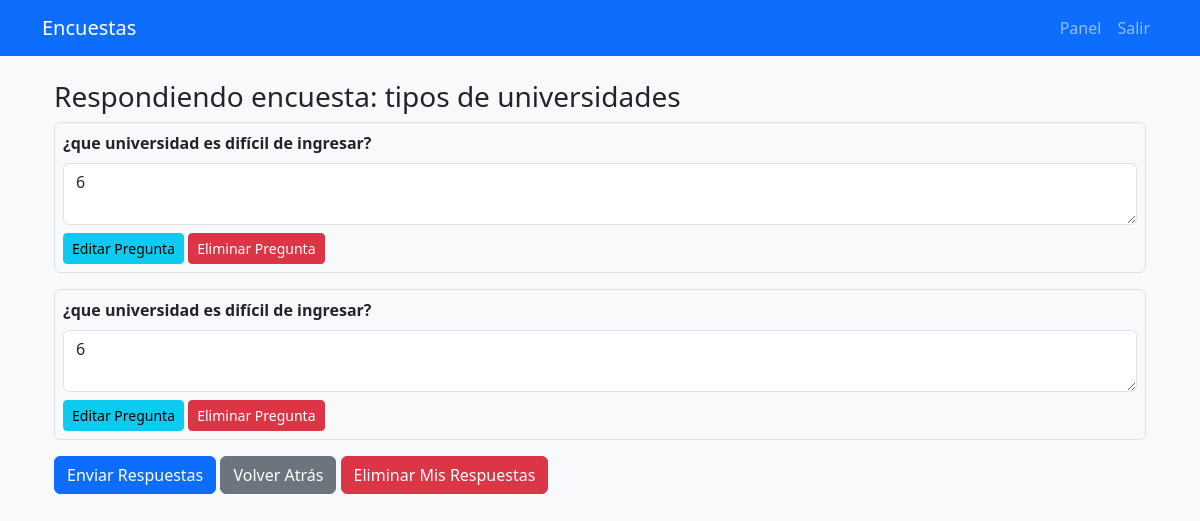
The app's page /encuestas/1/responder (signed in), older data.
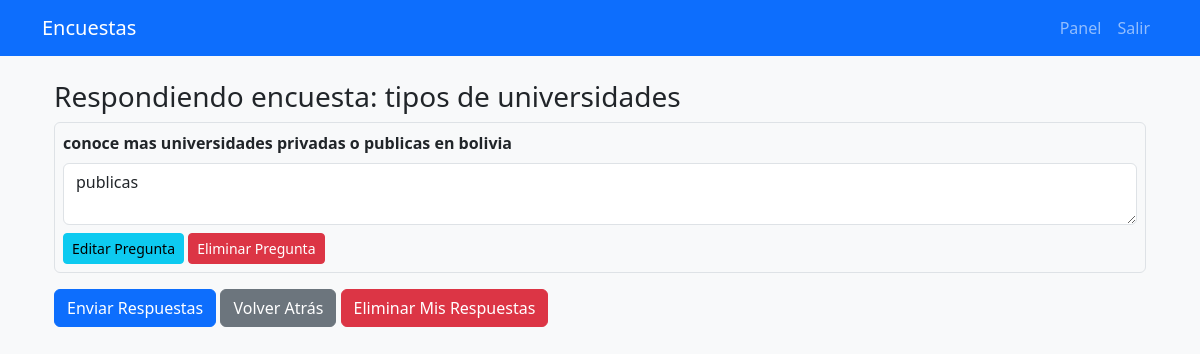
The same page, newer data.
### tables this page shows
CREATE TABLE respuestas (
    id INTEGER PRIMARY KEY AUTOINCREMENT,
    id_pregunta INTEGER,
    id_usuario INTEGER,
    respuesta_texto TEXT,
    valor INTEGER,
    FOREIGN KEY (id_pregunta) REFERENCES preguntas(id) ON DELETE CASCADE,
    FOREIGN KEY (id_usuario) REFERENCES usuarios(id) ON DELETE SET NULL
);

CREATE TABLE preguntas (
    id INTEGER PRIMARY KEY AUTOINCREMENT,
    id_encuesta INTEGER,
    texto_pregunta TEXT,
    tipo TEXT,
    FOREIGN KEY (id_encuesta) REFERENCES encuestas(id) ON DELETE CASCADE
);

### app.py (the view, shortened to what this page needs)
@app.route("/encuestas/<int:id_encuesta>/responder", methods=["GET","POST"])
@login_required
def responder(id_encuesta):
    conn = get_connection()
    cur = conn.cursor()
    cur.execute('SELECT id, titulo FROM encuestas WHERE id = ?', (id_encuesta,))
    encuesta = cur.fetchone()
    cur.execute('''SELECT p.id, p.texto_pregunta, p.tipo, r.respuesta_texto, r.valor
                   FROM preguntas p
                   LEFT JOIN respuestas r ON p.id = r.id_pregunta AND r.id_usuario=?
                   WHERE p.id_encuesta = ?''', (current_user.id, id_encuesta))
    preguntas = cur.fetchall()
    conn.close()
    return render_template('responder.html', encuesta=encuesta, preguntas=preguntas, usuario=current_user)

### app.py (called while the page is built)
@login_manager.user_loader
def load_user(user_id):
    conn = get_connection()
    cur = conn.cursor()
    cur.execute("SELECT * FROM usuarios WHERE id = ?", (user_id,))
    user = cur.fetchone()
    conn.close()
    if user:
        return User(user[0], user[1], user[2], user[4])
    return None

### conexion.py (called while the page is built)
def get_connection():
    conn = sqlite3.connect(DB_PATH)
    conn.row_factory = None
    return conn

### templates/responder.html
{% extends "base.html" %}
{% block content %}
<div class="container mt-4">
    <h3>Respondiendo encuesta: {{ encuesta[1] }}</h3>
    <form method="POST">
        {% for p in preguntas %}
        <div class="mb-3 border p-2 rounded">
            <label class="form-label"><strong>{{ p[1] }}</strong></label>
            {% if p[2] == 'valor' %}
            <input type="number" class="form-control w-25" name="valor_{{ p[0] }}" value="{{ p[4] or '' }}">
            {% else %}
            <textarea class="form-control" name="txt_{{ p[0] }}">{{ p[3] or '' }}</textarea>
            {% endif %}
            {% if usuario.rol == 'administrador' %}
            <div class="mt-2">
                <a href="{{ url_for('editar_pregunta', id_pregunta=p[0]) }}" class="btn btn-sm btn-info">Editar Pregunta</a>
                <a href="{{ url_for('eliminar_pregunta', id_pregunta=p[0]) }}" class="btn btn-sm btn-danger"
                   onclick="return confirm('¿Seguro que deseas eliminar esta pregunta?');">Eliminar Pregunta</a>
            </div>
            {% endif %}
        </div>
        {% endfor %}
        <div class="mt-3">
            <button type="submit" class="btn btn-primary">Enviar Respuestas</button>
            <a href="{{ url_for('panel') }}" class="btn btn-secondary">Volver Atrás</a>
            <a href="{{ url_for('eliminar_respuestas', id_encuesta=encuesta[0]) }}"
               class="btn btn-danger"
               onclick="return confirm('¿Seguro que deseas eliminar tus respuestas?');">
               Eliminar Mis Respuestas
            </a>
        </div>
    </form>
</div>
{% endblock %}

Row changes from the older to the newer data that the page shows:
removed respuestas: texto_pregunta "¿que universidad es difícil de ingresar?", respuesta_texto "6"
removed respuestas: texto_pregunta "¿que universidad es difícil de ingresar?", respuesta_texto "6"
added respuestas: texto_pregunta "conoce mas universidades privadas o publicas en bolivia", respuesta_texto "publicas"
